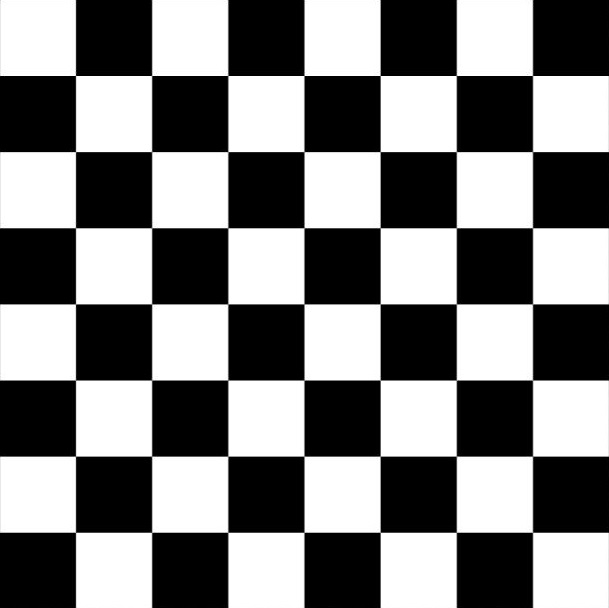
#> input picture M6/D7/img/chess.jpg, 609 x 608 px
$ jupyter execute --allow-errors Corners.ipynb   (shell and % lines are left out)
#> lines starting #> are read from the running program, lines starting #| are printed output that depends on the picture
[cell 1]
import cv2
import numpy as np
import matplotlib.pyplot as plt

### Corners

[cell 2]
image = cv2.imread('img/chess.jpg')
#> image is the input picture: shape (608, 609, 3); min 0, max 255, mean 127.5
plt.imshow(image)

[cell 3]
# We will work with the image above
# Convert it to grayscale
grey_scale = cv2.cvtColor(image, cv2.COLOR_BGR2GRAY)

# Detect the corners using the cornerHarris
# Finds the corners of a photo
temp = cv2.cornerHarris(grey_scale, 1, 1, 1)
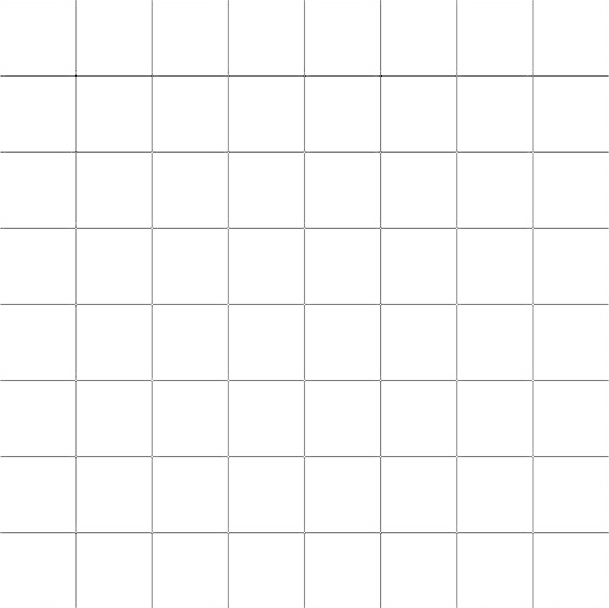
#> temp: shape (608, 609) float32; min -1.89, max 0, mean -0.0265; drawn with min black and max white

# Display the image with the detected corners
plt.imshow(temp)
